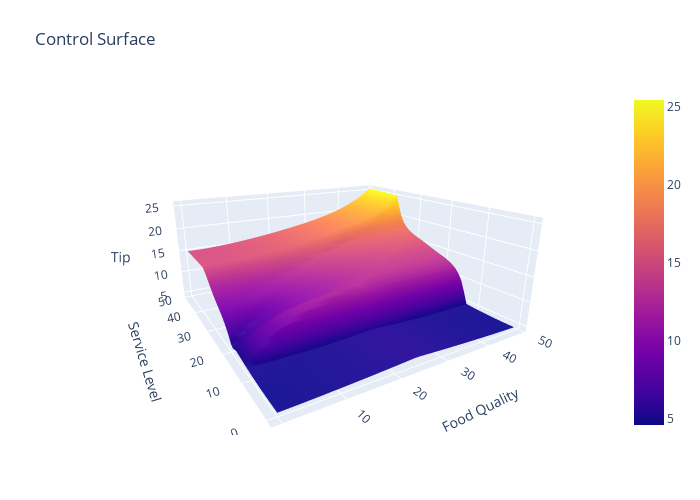

The code cell stored with this chart in its notebook:
### Code cell
import math
#%matplotlib notebook
import plotly.graph_objects as go

def getControlSurfaceData(useCentroidDefuzz,input1Discs,input2Discs):
        """Get the data to plot the control surface"""
        incrX = food.getDomain().getSize()/(input1Discs-1.0)
        incrY = service.getDomain().getSize()/(input2Discs-1.0)
        x, y, z = [], [], [ [0]*input1Discs for i in range(input2Discs)]

        for i in range(input1Discs):
            x.append(i*incrX)
        for i in range(input2Discs):
            y.append(i*incrY)
        
        for x_ in range(input1Discs):
            food.setInput(x[x_])
            for y_ in range(input2Discs):
                service.setInput(y[y_])
                if useCentroidDefuzz:
                    out = rulebase.evaluate(1).get(tip)
                else:
                    out = rulebase.evaluate(0).get(tip)
                if out == None or math.isnan(out):
                    z[y_][x_] = 0.0
                else:
                    z[y_][x_] = out
        
        fig = go.Figure(data=[go.Surface(z=z)])
        fig.update_layout(title='Control Surface', autosize=False, scene = dict(
                    xaxis_title=food.getName(), yaxis_title=service.getName(), zaxis_title=tip.getName()),
                    width=700, height=500, margin=dict(l=65, r=50, b=65, t=90))
        fig.show()
        
#Plot control surface, false for height defuzzification, true for centroid defuzz
getControlSurfaceData(True,50,50)

### Figure 1 — Plotly figure (JSON) as saved in the notebook; plotly's stock layout.template omitted (floating-point values rounded to 4 significant figures; data arrays with more than 128 entries replaced by an {"elided": "..."} marker saying what was removed)
{"data": [{"type": "surface", "z": {"elided": "50x50 float values"}}], "layout": {"autosize": false, "height": 500, "margin": {"b": 65, "l": 65, "r": 50, "t": 90}, "scene": {"aspectmode": "auto", "aspectratio": {"x": 1.33, "y": 1.33, "z": 0.565}, "camera": {"center": {"x": 0, "y": 0, "z": 0}, "eye": {"x": -1.067, "y": -1.765, "z": 0.6589}, "projection": {"type": "perspective"}, "up": {"x": 0, "y": 0, "z": 1}}, "xaxis": {"title": {"text": "Food Quality"}}, "yaxis": {"title": {"text": "Service Level"}}, "zaxis": {"title": {"text": "Tip"}, "type": "linear"}}, "title": {"text": "Control Surface"}, "width": 700}}
